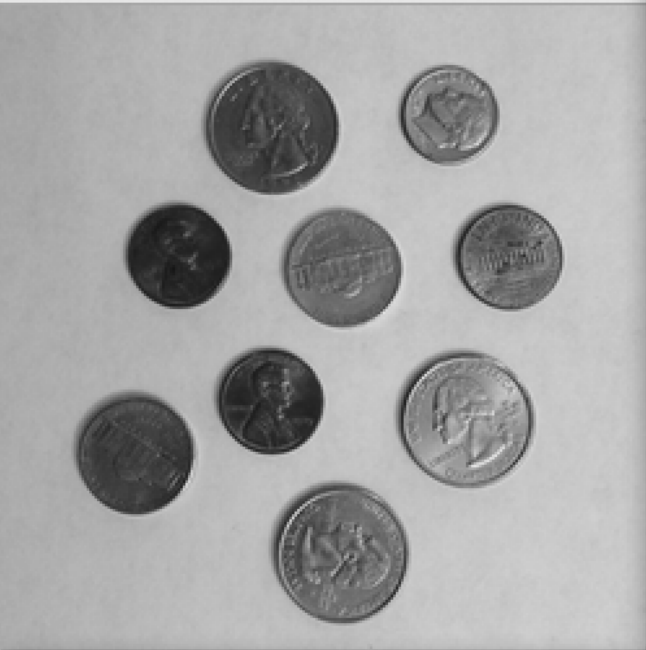
#> input picture images/coins.png, 646 x 650 px
$ jupyter execute thresholding.ipynb
#> lines starting #> are read from the running program, lines starting #| are printed output that depends on the picture; after the words box and inside, x2 and y2 are one past the last pixel; in counts of white or black regions, pixels touching at a corner belong together
### image_loader.py
import urllib.request
import numpy as np
import cv2
from pathlib import Path
from typing import Union, Optional

def load_image(source: str,
               base_dir: Optional[Union[str, Path]] = None) -> np.ndarray:
    """Carga una imagen desde archivo o URL."""
    if is_url(source):
        return load_from_url(source)
    else:
        return load_from_file(source, base_dir)

def is_url(source: str) -> np.ndarray:
    return source.startswith(("http://", "https://"))

# [7 lines left out: function load_from_url, not called in this run]

def load_from_file(filename: str, base_dir=Optional[Union[str, Path]]) -> np.ndarray:
#> called with filename = '../images/coins.png'
    base_dir = base_dir or Path.cwd()
    file_path = Path(base_dir) / filename

    if not file_path.exists():
        raise FileNotFoundError(f"No image found at: {file_path}")

    image = cv2.imread(str(file_path))
#> image is the input picture: shape (650, 646, 3); mean B, G, R 163.7, 163.7, 163.7
    if image is None:
        raise ValueError(f"Invalid image file: {file_path}")

    return image

### learning/thresholding.ipynb
[cell 1]
import numpy as np
import cv2
import matplotlib.pyplot as plt

[cell 2]
import sys
sys.path.append("..")  # Sube un nivel para acceder a los módulos
import image_loader as loader

[cell 3]
image_path = "../images/coins.png"
image = loader.load_image(image_path)
imgray = cv2.cvtColor(image, cv2.COLOR_BGR2GRAY)
plt.imshow(imgray, cmap='gray')
plt.axis('off')
plt.show()

[cell 4]
# blurred format
blurred = cv2.GaussianBlur(imgray, (5, 5), 0)
plt.imshow(blurred)
plt.title("Gaussian Blurred")
plt.imshow(imgray, cmap='gray')
plt.axis('off')
plt.show()
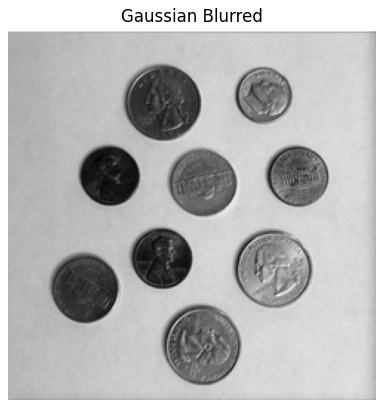
#> figure drawn by matplotlib, 1 panel

[cell 5]
(T, thresh) = cv2.threshold(blurred,  # Gray-scale source image
                            155,  # Threshold value
                            255,  # Set value 255 = withe
                            cv2.THRESH_BINARY  # Thresholding method
                            ) # -> returns T: threshold value, thresh: transformed image
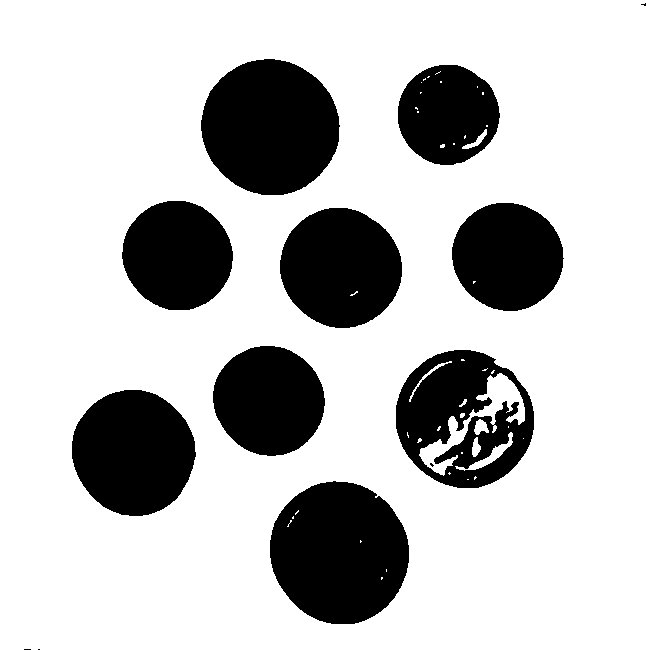
#> thresh: shape (650, 646); 75.9% white; 13 black regions (4 under 20 px), largest, box (x1, y1, x2, y2) and area: (270, 481, 409, 624) 15445, (201, 59, 340, 195) 14664, (72, 390, 196, 516) 12076
plt.imshow(blurred)
plt.imshow(thresh, cmap='gray')
plt.title("Threshold Binary")
plt.axis('off')
plt.show()
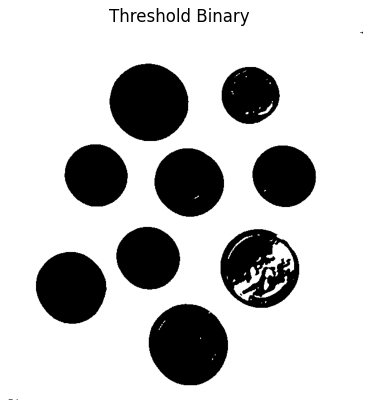
#> figure drawn by matplotlib, 1 panel

[cell 6]
(T, inv_thresh) = cv2.threshold(blurred, 155, 255, cv2.THRESH_BINARY_INV)
plt.imshow(blurred)
plt.imshow(inv_thresh, cmap='gray')
plt.title("Threshold Binary Inverse")
plt.axis('off')
plt.show()
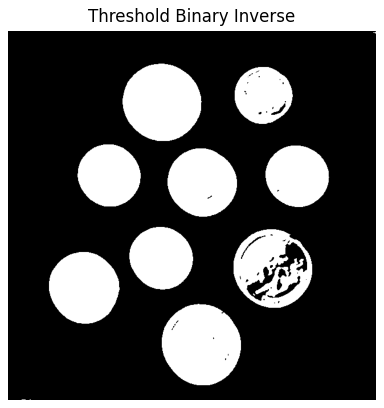
#> figure drawn by matplotlib, 1 panel

[cell 7]
coins = cv2.bitwise_and(imgray, imgray, mask=inv_thresh)
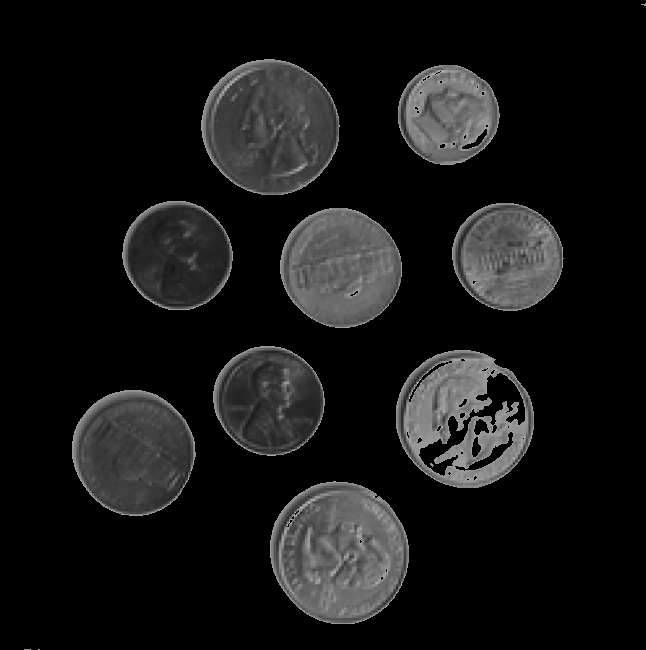
#> coins: shape (650, 646); min 0, max 196, mean 22.1
plt.imshow(coins, cmap='gray')
plt.title("Coins")
plt.axis('off')
plt.show()

## Adaptative tresholding

[cell 8]
mean_thresh = cv2.adaptiveThreshold(blurred,
                               255,
                               cv2.ADAPTIVE_THRESH_MEAN_C,  # method to compute threshold: use mean of the neithborhood at value T
                               cv2.THRESH_BINARY_INV,  # threshold method
                               11,  # neighborhood size
                               4  # value substracted from the mean
                               )
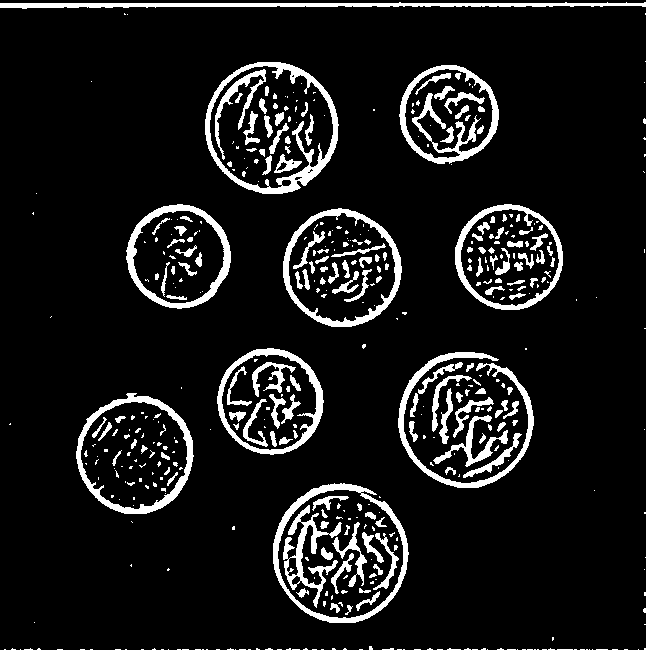
#> mean_thresh: shape (650, 646); 9.5% white; 463 white regions (302 under 20 px), largest, box (x1, y1, x2, y2) and area: (205, 62, 339, 194) 2872, (0, 2, 646, 9) 2553, (399, 65, 499, 164) 2432
gauss_tresh = cv2.adaptiveThreshold(blurred, 255,
                                    cv2.ADAPTIVE_THRESH_GAUSSIAN_C,
                                    cv2.THRESH_BINARY_INV,
                                    15,
                                    3,
                                    )
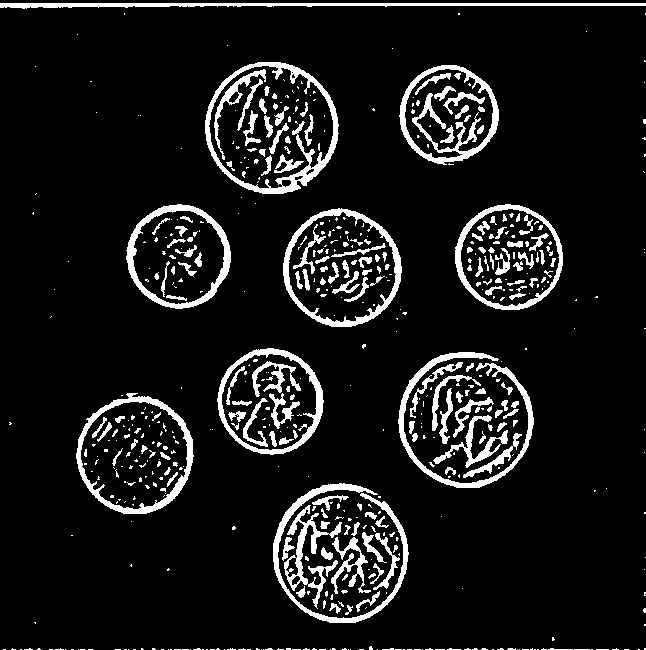
#> gauss_tresh: shape (650, 646); 9.4% white; 573 white regions (397 under 20 px), largest, box (x1, y1, x2, y2) and area: (205, 62, 339, 194) 2720, (399, 65, 499, 165) 2377, (398, 352, 534, 488) 2284

[cell 9]
fig, axes = plt.subplots(1, 2, figsize=(10, 5))
axes[0].imshow(mean_thresh, cmap='gray')
axes[0].set_title("Mean Thresholding")
axes[0].axis('off')

axes[1].imshow(gauss_tresh, cmap='gray')
axes[1].set_title("Gaussian Thresholding")
axes[1].axis('off')
plt.tight_layout()
plt.show()

$ run again, with images/4.1.05.tiff saved as images/coins.png
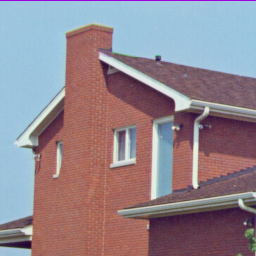
#> input picture images/4.1.05.tiff, 256 x 256 px
#> in load_from_file, image is the input picture: shape (256, 256, 3); mean B, G, R 142, 133, 146.6
#> `(T, thresh) = cv2.threshold(blurred,`:
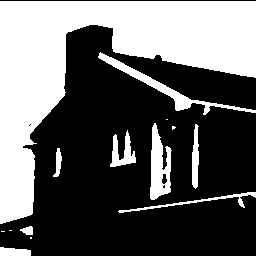
#> thresh: shape (256, 256); 38.3% white; 14 white regions (5 under 20 px), largest, box (x1, y1, x2, y2) and area: (0, 1, 256, 224) 21281, (98, 52, 256, 115) 1136, (150, 123, 172, 200) 1033
#> mean_thresh: shape (256, 256); 20.7% white; 145 white regions (125 under 20 px), largest, box (x1, y1, x2, y2) and area: (15, 25, 256, 213) 8539, (119, 198, 256, 256) 1370, (0, 155, 42, 239) 622
#> `gauss_tresh = cv2.adaptiveThreshold(blurred, 255, cv2.ADAPTIVE_THRESH_..`:
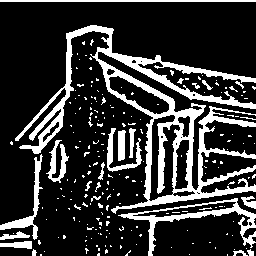
#> gauss_tresh: shape (256, 256); 20.9% white; 212 white regions (190 under 20 px), largest, box (x1, y1, x2, y2) and area: (15, 25, 256, 214) 8394, (118, 198, 256, 256) 1326, (0, 154, 43, 240) 615
